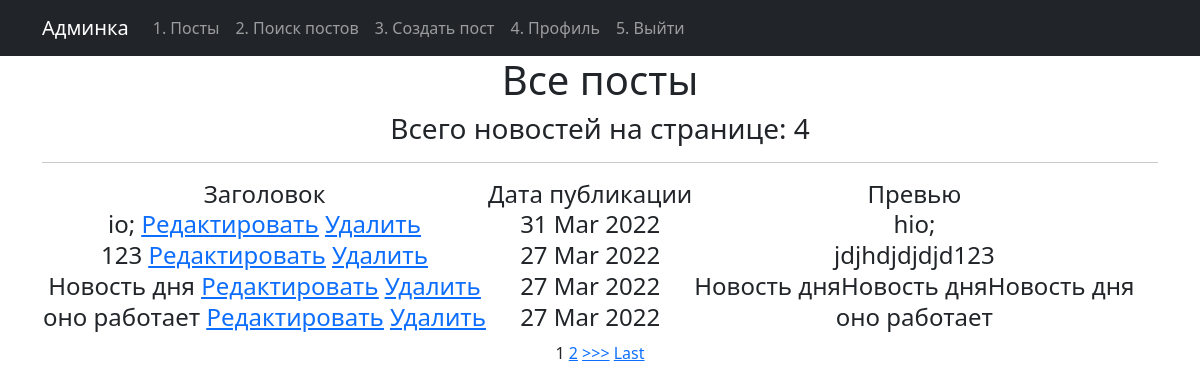
Page /news/ on the committed database.
### newapp/models.py (models this page shows, shortened)
class Post(models.Model):
    author = models.ForeignKey(Author, on_delete=models.CASCADE)
    NEWS = 'NW'
    ARTICLE = 'AR'
    CATEGORY_CHOISES = (
        (NEWS, 'Новость'),
        (ARTICLE, 'Статья'),
    )
    categoryType = models.CharField(max_length=2, choices=CATEGORY_CHOISES, default=ARTICLE)
    dateCreation = models.DateTimeField(auto_now_add=True)
    postCategory = models.ManyToManyField(Category, through='PostCategory')
    title = models.CharField(max_length=128)
    text = models.TextField()
    rating = models.SmallIntegerField(default=0)

### newapp/views.py (the view, shortened to what this page needs)
# urls.py: path('', PostsList.as_view()),
class PostsList(ListView):
    model = Post
    ordering = '-dateCreation'
    template_name = 'posts.html'
    context_object_name = 'posts'
    paginate_by = 4  # поставим постраничный вывод в один элемент

### newapp/templetags/custom_filters.py (called while the page is built)
@register.filter(name='censor')
def censor(text):
   a = list(text.split(" "))
   print(a)
   c = []
   for i in a:
      print(i)
      if i in BAD_WORDS:
         print('f')
         b = i.replace(i, BAD_WORDS[i])
         print(b)
         c.append(b)
      else:
         c.append(i)
   return f'{" ".join(c)}'

### templates/posts.html (shortened to what this page needs)
{% extends 'flatpages/default.html' %}
{% load custom_filters %}
{% block content %}
    <head>
    </head>
   <h1>Все посты</h1>
   <h3>Всего новостей на странице: {{ posts|length }}</h3>
   <hr>
   {% if posts %}
       <h4><table>
           <tr>
               <td>Заголовок</td>
               <td>Дата публикации</td>
               <td>Превью</td>
           </tr>
           {% for post in posts %}
           <tr>
               <td>
                   {{ post.title|censor }}
                   <a href="{% url 'post_update' post.id %}"><u>Редактировать</u></a>
                   <a href="{% url 'post_delete' post.id %}"><u>Удалить</u></a>
               </td>
               <td>{{ post.dateCreation|date:'d M Y' }}</td>
               <td>{{ post.text|truncatewords:4|censor }}</td>
           </tr>
           {% endfor %}
       </table></h4>
   {% else %}
       <h2>Товаров нет!</h2>
   {% endif %}
{% if is_paginated %}
    {% for num in page_obj.paginator.page_range %}
        {% if page_obj.number == num %}
            <a>{{ num }}</a>
        {% elif num > page_obj.number|add:'-2' and num < page_obj.number|add:'2' %}
            <a href="?page={{ num }}">{{ num }}</a>
        {% endif %}
    {% endfor %}
    {% if page_obj.has_next %}
        <a href="?page={{ page_obj.next_page_number }}">>>></a>
        <a href="?page={{ page_obj.paginator.num_pages }}">Last</a>
    {% endif %}
{% endif %}
{% endblock content %}

### rows in the picture
Post: title|censor "io;", dateCreation "31 Mar 2022", text|censor "hio;"
Post: title|censor "123", dateCreation "27 Mar 2022", text|censor "jdjhdjdjdjd123"
Post: title|censor "Новость дня", dateCreation "27 Mar 2022", text|censor "Новость дняНовость дняНовость дня"
Post: title|censor "оно работает", dateCreation "27 Mar 2022", text|censor "оно работает"

### other values in the picture
{{ posts|length }} "4"
{{ num }} "1"
{{ num }} "2"
